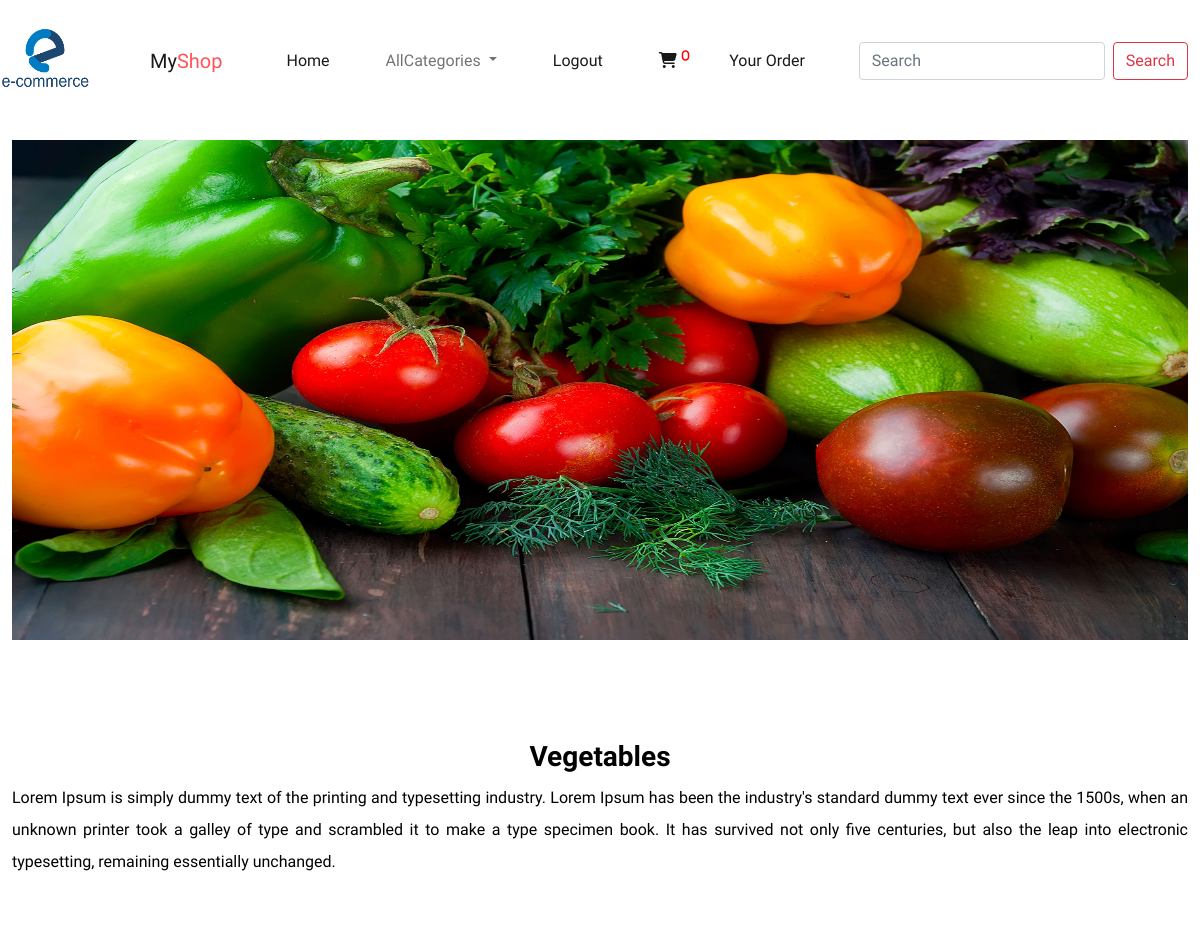
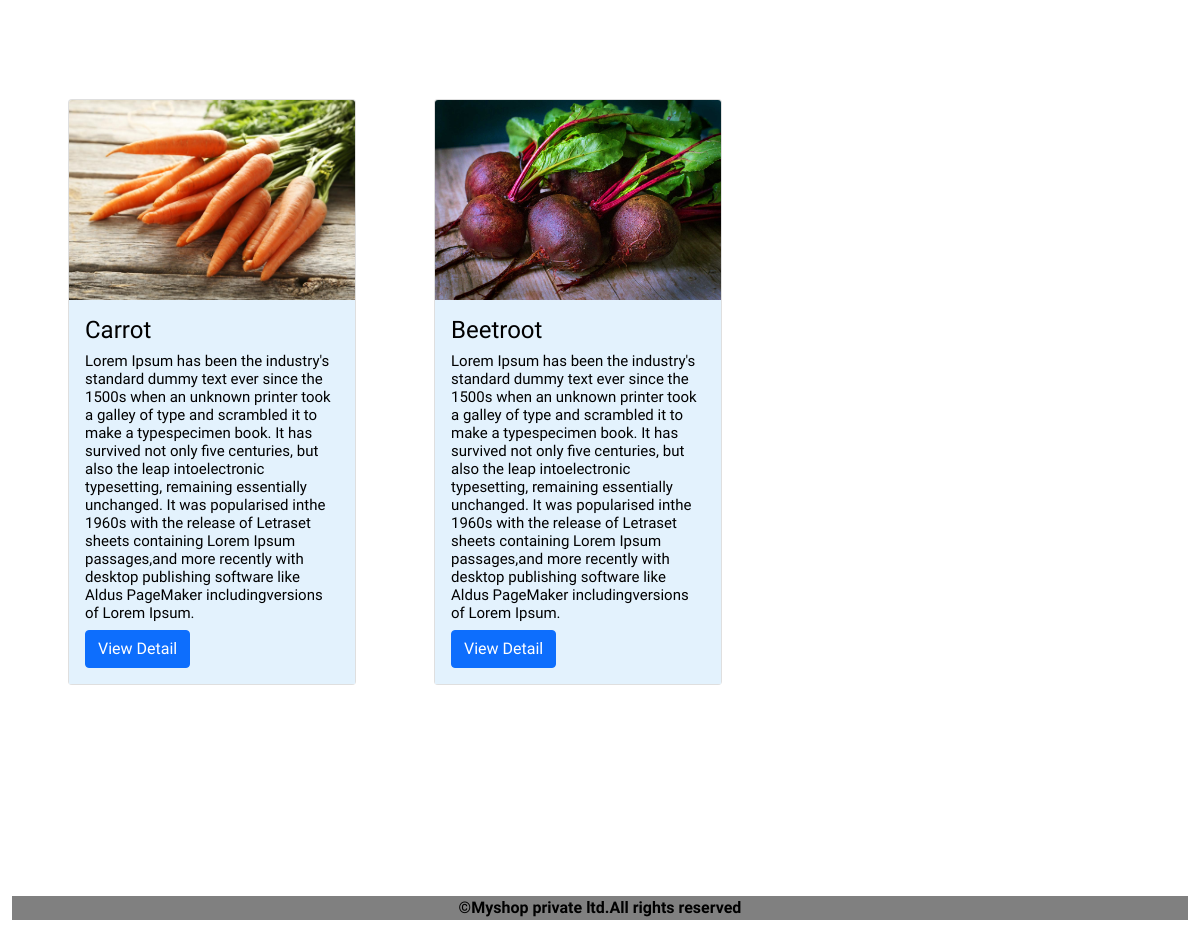
Screenshot of /product/1 (signed in) with the database file from the repository (2 pictures, top to bottom).
### shop/models.py (models this page shows, shortened)
class Category(models.Model):   #base class models.Model
    name = models.CharField(max_length=40)   #to add primary key : (max_length(20),primary key=true)
    desc = models.TextField()
    image=models.ImageField(upload_to='categories',null=True,blank=True)

class Product(models.Model):
    name = models.CharField(max_length=40)  # to add primary key : (max_length(20),primary key=true)
    desc = models.TextField()
    image = models.ImageField(upload_to='products', null=True, blank=True)
    price=models.DecimalField(max_digits=10,decimal_places=2)
    stock=models.IntegerField()
    available=models.BooleanField(default=True)  #always set available stock default=true coz when we adding into table the stock is available we can change after that
    created=models.DateTimeField(auto_now_add=True)  #add one time into table
    updated=models.DateTimeField(auto_now=True)    #every time adds when we update record
    category=models.ForeignKey(Category,on_delete=models.CASCADE)  #the connection model must given inside (Category,on_delete=models.CASCADE) here Category is connection model

### shop/views.py (the view)
# urls.py: path('product/<int:p>', views.allproducts, name="products"),
def allproducts(request,p):
    c=Category.objects.get(id=p)   #get : to get 1 record according to condition
    p=Product.objects.filter(category=c)     #filter : to take multiple data according to condition
    return render(request,'product.html',{'c':c,'p':p})

### cart/context_processors.py (called while the page is built)
def total(request):
    count=0
    if request.user.is_authenticated:
        u=request.user
        try:
            c=Cart.objects.filter(user=u)
            for i in c:
                count=count+i.quantity
        except:
            count=0
    return{'count':count}

### shop/context_processors.py (called while the page is built)
def links(request):
    c=Category.objects.all()
    return {'links':c}       #here we can pass context as funcname 'links' variable only coz its func name is links (so both must be same name)

### templates/product.html (shortened to what this page needs)
<!DOCTYPE html>
{% extends 'base.html' %}
{% load static %}
{% block content %}
<div class="container-fluid mt-4" style="margin-bottom:100px">
    <img src="{{ c.image.url }}" height="500px" width="100%">
</div>
<div class="container-fluid" style="margin-bottom:100px">
    <h3 class="text-center text-black fw-bold">{{ c.name }}</h3>
    <p style="text-align:justify;line-height:2">{{ c.desc }}</p>
</div>
<div class="container-fluid" style="margin-bottom:100px">
    <div class="row">
        {% for i in p %}
            <div class="col-sm-3 m-2 " style="height:px; width:350px;" >
            <div class="card m-5" style="width: 18rem;">
  <img src="{{i.image.url}}" height="200px" width="100%" class="card-img-top" alt="...">
  <div class="card-body" style="background-color:#e3f2fd">
    <h4 class="card-title">{{i.name}}</h4>
       <h5 class="card-title" style="font-size:15px">{{i.desc}}</h5>
    <a href="{% url 'shop:detail' i.id %}" class="btn btn-primary">View Detail</a>
  </div>
</div>
        </div>
{% endfor %}
    </div>
</div>
{% endblock %}

### static/css/style.css (style rules this page uses)
body { color:black; background-color:white; font-family: "Recursive", sans-serif; font-optical-sizing: auto; font-weight: 300; font-style: normal; font-variation-settings: "slnt" 0, "CASL" 0, "CRSV" 0.5, "MONO" 0; }
.log-img,img { padding-top:px; }
.container-fluid { margin-top:5px; background-color:white; }

### rows the page displays
Category: image (picture), name "Vegetables", desc "Lorem Ipsum is simply dummy text of the printing and typesetting industry. Lorem Ipsum has been the industry's standard dummy text ever since the 1500s, when an unknown printer took a galley of type and scrambled it to make a type specimen book. It has survived not only five centuries, but also the leap into electronic typesetting, remaining essentially unchanged."
Product: image (picture), name "Carrot", desc "Lorem Ipsum has been the industry's standard dummy text ever since the 1500s when an unknown printer took a galley of type and scrambled it to make a typespecimen book. It has survived not only five centuries, but also the leap intoelectronic typesetting, remaining essentially unchanged. It was popularised inthe 1960s with the release of Letraset sheets containing Lorem Ipsum passages,and more recently with desktop publishing software like Aldus PageMaker includingversions of Lorem Ipsum."
Product: image (picture), name "Beetroot", desc "Lorem Ipsum has been the industry's standard dummy text ever since the 1500s when an unknown printer took a galley of type and scrambled it to make a typespecimen book. It has survived not only five centuries, but also the leap intoelectronic typesetting, remaining essentially unchanged. It was popularised inthe 1960s with the release of Letraset sheets containing Lorem Ipsum passages,and more recently with desktop publishing software like Aldus PageMaker includingversions of Lorem Ipsum."

### other values shown
{{ count }} "0"
